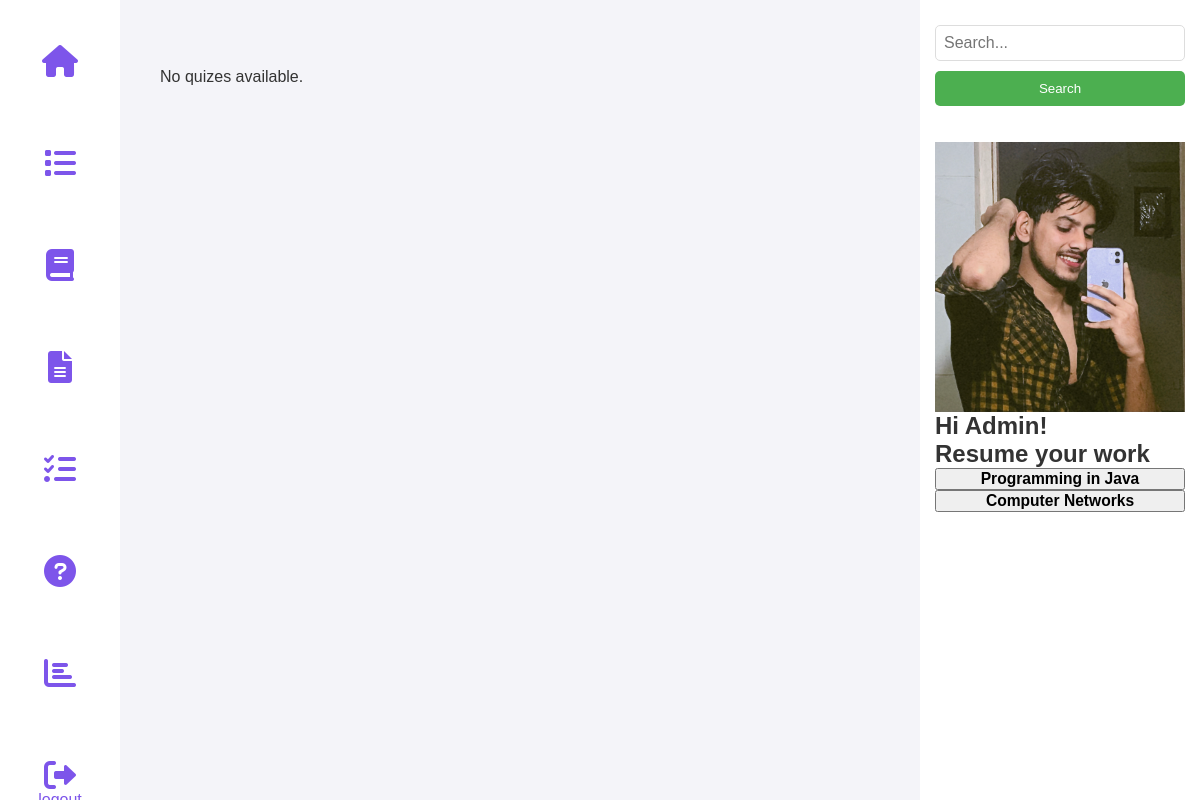
/view_quiz (signed in), run on an earlier commit of the app's database.
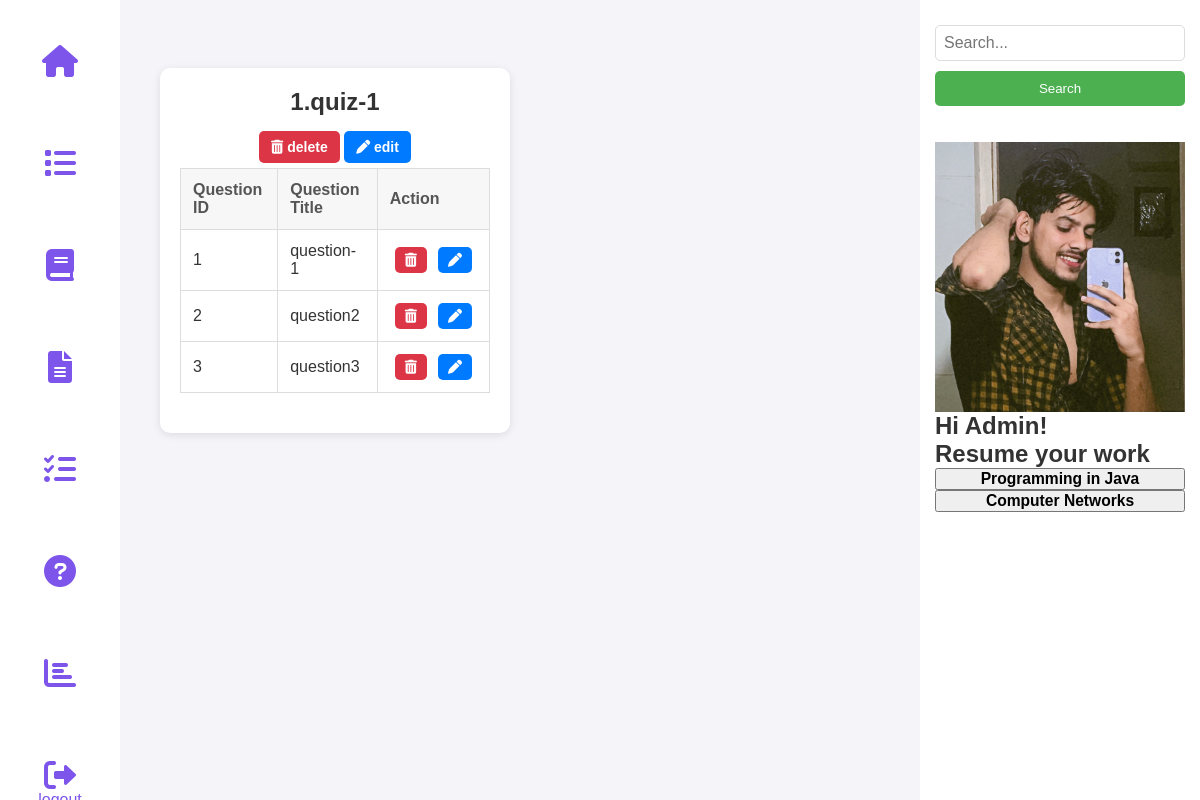
And on a later commit of the database.
### tables this page shows
CREATE TABLE QUIZES(
    id INTEGER PRIMARY KEY AUTOINCREMENT,
    quiz_name TEXT NOT NULL,
    chapter_id INTEGER NOT NULL,
    date TEXT NOT NULL,
    duration INTEGER NOT NULL,
    FOREIGN KEY(chapter_id) REFERENCES CHAPTERS(id) on DELETE CASCADE ON UPDATE CASCADE
    );

CREATE TABLE QUESTIONS(
    id INTEGER PRIMARY KEY AUTOINCREMENT,
    question_title TEXT NOT NULL,
    question TEXT NOT NULL,
    option1 TEXT NOT NULL,
    option2 TEXT NOT NULL,
    option3 TEXT NOT NULL,
    option4 TEXT NOT NULL,
    answer TEXT NOT NULL,
    quiz_id INTEGER NOT NULL,
    FOREIGN KEY(quiz_id) REFERENCES QUIZES(id) on DELETE CASCADE ON UPDATE CASCADE
    );

### controllers/admin.py (the view)
@admin_bp.route('/view_quiz')
def view_quiz():
    if 'admin' not in session:
        return redirect(url_for('auth.admin_login'))
    conn = get_db_connection()
    cursor = conn.cursor()
    cursor.execute("SELECT id, quiz_name FROM QUIZES")
    quizzes = cursor.fetchall()
    cursor.execute("SELECT id, quiz_id, question_title FROM QUESTIONS")
    questions = cursor.fetchall()
    conn.close()
    quiz_dict = {quiz[0]: {"id": quiz[0], "name": quiz[1], "questions": []} for quiz in quizzes}
    for question_id, quiz_id, question_title in questions:
        if quiz_id in quiz_dict:
            quiz_dict[quiz_id]["questions"].append({
                "id": question_id,
                "question_title": question_title
            })
    return render_template('admin/view_quiz.html', quizes=quiz_dict.values())

### models/setup_db.py (called while the page is built)
def get_db_connection():
    try:
        conn = sqlite3.connect(DB_PATH)
        conn.execute("PRAGMA foreign_keys = ON;")  # ✅ Ensures foreign keys are enforced
        return conn
    except sqlite3.Error as e:
        print(f"❌ Database connection failed: {e}")
        return None  # Prevents returning a broken connection

### templates/admin/view_quiz.html (shortened to what this page needs)
<!DOCTYPE html>
<html lang="en">
<head>
    <link rel="stylesheet" href="https://cdnjs.cloudflare.com/ajax/libs/font-awesome/6.0.0/css/all.min.css">
    <link rel="stylesheet" href="{{ url_for('static', filename='admin.css') }}">
</head>
<body>
    <nav class="nav">
        <div class="nav-left">
            <a href="{{ url_for('admin.admin_dashboard') }}"><button class="nav-button"><i
                        class="fas fa-home fa-2x"></i></button></a>
            <a href="{{ url_for('admin.view_quiz') }}"><button class="nav-button"><i
                        class="fas fa-list fa-2x"></i></button></a>
            <a href="{{ url_for('admin.add_subject') }}"><button class="nav-button"><i
                        class="fas fa-book fa-2x"></i></button></a>
            <a href="{{ url_for('admin.add_chapter') }}"><button class="nav-button"><i
                        class="fas fa-file-alt fa-2x"></i></button></a>
            <a href="{{ url_for('admin.add_quiz') }}"><button class="nav-button"><i
                        class="fas fa-tasks fa-2x"></i></button></a>
            <a href="{{ url_for('admin.add_question') }}"><button class="nav-button"><i
                        class="fas fa-question-circle fa-2x"></i></button></a>
            <a href="{{ url_for('admin.admin_summary') }}"><button class="nav-button"><i
                        class="fas fa-chart-bar fa-2x"></i></button></a>
            <a href="{{ url_for('auth.logout') }}"><button class="nav-button"><i
                        class="fas fa-sign-out-alt fa-2x"></i>logout</button></a>
        </div>
    </nav>
    <nav class="nav2">
        <div class="nav-right">
            <form method="GET" action="{{ url_for('admin.search_admin') }}">
                <input type="text" name="query" class="search-bar" placeholder="Search...">
                <button type="submit" class="search-button">Search</button>
            </form>
            <br><br>
            <img src="{{ url_for('static', filename='ayush.jpeg') }}" alt="Admin Profile" class="profile">
            <h1>Hi Admin!</h1>
            <h2>Resume your work</h2>
            <button class="options">
                <h3>Programming in Java</h3>
            </button>
            <button class="options">
                <h3>Computer Networks</h3>
            </button>
        </div>
    </nav>
    <div class="container2">
        {% for quiz in quizes %}
        <div class="quiz-box">
            <h1>{{quiz.id}}.{{ quiz.name }}</h1>
            <a href="{{ url_for('admin.delete_quiz', quiz_id=quiz.id) }}" class="delete-button"><i class="fas fa-trash-alt"></i> delete</a>
            <a href="{{ url_for('admin.edit_quiz', quiz_id=quiz.id) }}">
                <button class="edit-btn"><i class="fas fa-pen"></i> edit</button>
            </a>
            <table border="1">
                <thead>
                    <tr>
                        <th>Question ID</th>
                        <th>Question Title</th>
                        <th>Action</th>
                    </tr>
                </thead>
                <tbody>
                    {% for question in quiz.questions %}
                    <tr>
                        <td>{{ question.id }}</td>
                        <td>{{ question.question_title }}</td>
                        <td>
                            <div class="button-group">
                                <a href="{{ url_for('admin.delete_question', question_id=question.id) }}"
                                    class="delete-button"><i class="fas fa-trash-alt"></i> </a>
                                <a href="{{ url_for('admin.edit_question', question_id=question.id) }}">
                                    <button class="edit-btn"><i class="fas fa-pen"></i> </button>
                                </a>
                            </div>
                        </td>
                    </tr>
                    {% endfor %}
                </tbody>
            </table>
        </div>
        {% else %}
        <p>No quizes available.</p>
        {% endfor %}
    </div>
</body>
</html>

### static/admin.css (style rules this page uses)
* { margin: 0; padding: 0; box-sizing: border-box; }
body { font-family: Arial, sans-serif; background-color: #f4f4f9; color: #333; padding: 0; margin: 0; }
.nav2 { width: 280px; position: fixed; right: 0; top: 0; height: 100vh; background-color: white; display: flex; flex-direction: column; align-items: flex-start; padding: 15px; }
.nav { width: 120px; position: fixed; left: 0; top: 0; height: 100vh; background-color: white; display: flex; flex-direction: column; align-items: flex-start; padding: 15px; }
.nav-left { display: flex; flex-direction: column; width: 100%; }
.nav-right { display: flex; flex-direction: column; width: 100%; }
.nav-button { background-color: white; border: none; color:#7d55ea; text-align: center; padding: 10px; width: 100%; font-size: 16px; cursor: pointer; margin-top: 20px; margin-bottom: 30px; }
.search-bar { width: 100%; padding: 8px; font-size: 16px; border: 1px solid #ddd; border-radius: 5px; margin: 10px 0; }
.search-button { width: 100%; padding: 10px; background-color: #4CAF50; color: white; border: none; border-radius: 5px; cursor: pointer; text-align: center; }
.quiz-box { background-color: white; border-radius: 10px; box-shadow: 0 2px 8px rgba(0, 0, 0, 0.1); padding: 20px; text-align: center; transition: transform 0.3s ease; }
.quiz-box h1 { font-size: 1.5rem; margin-bottom: 15px; color: #333; }
.quiz-box table { width: 100%; border-collapse: collapse; margin-bottom: 20px; }
.quiz-box th, .quiz-box td { padding: 12px; text-align: left; border: 1px solid #ddd; }
.quiz-box th { background-color: #f7f7f7; color: #555; font-weight: bold; }
.quiz-box td { background-color: #fff; color: #333; }
.edit-btn, .delete-button { padding: 8px 12px; border: none; border-radius: 5px; font-size: 14px; font-weight: bold; cursor: pointer; transition: all 0.3s ease; }
.edit-btn { background-color: #007bff; color: white; margin-bottom: 5px; }
.delete-button { background-color: #dc3545; color: white; text-decoration: none; display: inline-block; }
td { text-align: center; }
td .delete-button, td .edit-btn { display: inline-flex; align-items: center; justify-content: center; padding: 6px 10px; border-radius: 5px; text-decoration: none; transition: 0.3s ease; font-size: 14px; gap: 5px; }
.delete-button { background-color: #dc3545; color: white; }
td .delete-button, td .edit-btn { display: inline-flex; margin: 0 5px; }
.container2 { display: grid; grid-template-columns: repeat(auto-fill, minmax(350px, 1fr)); gap: 20px; margin-top: 4%; padding: 20px; margin-left: 140px; margin-right: 300px; }
td .button-group { display: flex; gap: 1px; justify-content: center; }

What changed in the data, as far as the page shows it:
added QUIZES: id "1", name "quiz-1"
added QUESTIONS: id "1", question_title "question-1"
added QUESTIONS: id "2", question_title "question2"
added QUESTIONS: id "3", question_title "question3"
Also different on the page:
text no longer shown: "No quizes available."
